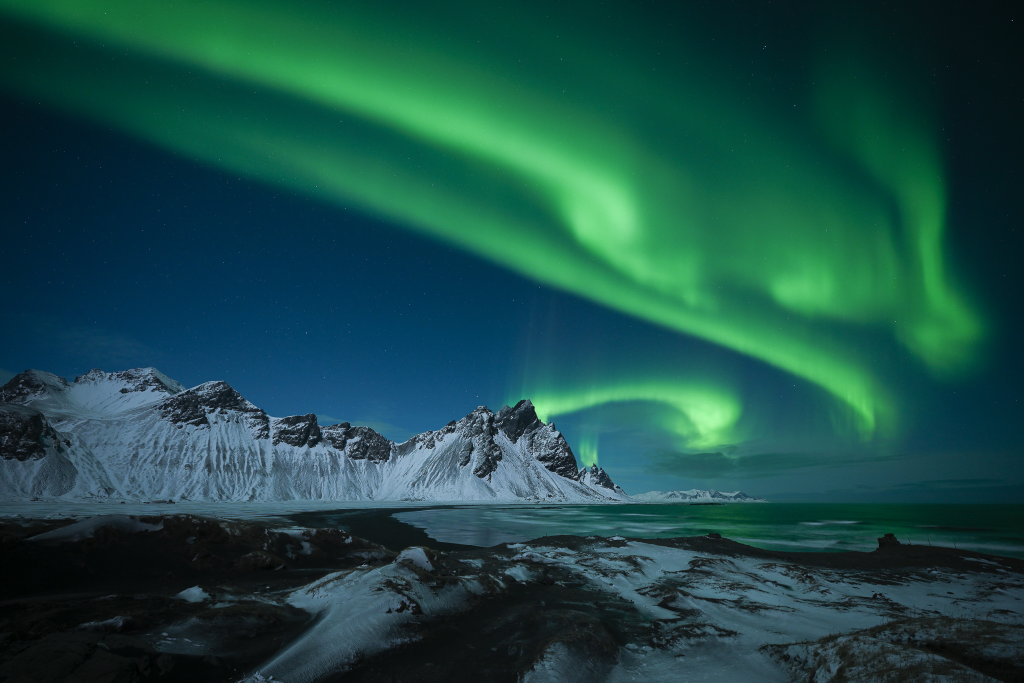
#> input picture lab4/sample_image.jpg, 2048 x 1365 px (shown at 1/2 size)
$ jupyter execute lab4.ipynb   (older library calls are emulated)
#> lines starting #> are read from the running program, lines starting #| are printed output that depends on the picture
Lab Task 1:
Advanced Edge Detection Techniques
Instructions:
•	Choose an image for testing.
•	Implement at least two additional edge detection techniques (e.g., Sobel, Scharr, Laplacian) using OpenCV.
•	Display the resulting images after applying each edge detection technique.
•	Provide a comparative analysis of the different edge detection methods used.

[cell 1]
import cv2
import numpy as np

# Load image or generate a synthetic one if missing
image = cv2.imread('sample_image.jpg')
#> image is the input picture: shape (1365, 2048, 3); mean B, G, R 71.2, 75.8, 26
if image is None:
    print("Image not found. Generating a synthetic test image with edges...")
    image = np.zeros((400, 400, 3), dtype=np.uint8)
    cv2.rectangle(image, (100, 100), (300, 300), (255, 255, 255), -1)
    cv2.circle(image, (200, 200), 50, (128, 128, 128), -1)

# Convert to grayscale (Edge detection works best on single-channel images)
gray = cv2.cvtColor(image, cv2.COLOR_BGR2GRAY)

# 1. Sobel Edge Detection (Combining X and Y gradients)
sobel_x = cv2.Sobel(gray, cv2.CV_64F, 1, 0, ksize=3)
sobel_y = cv2.Sobel(gray, cv2.CV_64F, 0, 1, ksize=3)
sobel_combined = cv2.convertScaleAbs(sobel_x) + cv2.convertScaleAbs(sobel_y)

# 2. Scharr Edge Detection (More sensitive than Sobel)
scharr_x = cv2.Scharr(gray, cv2.CV_64F, 1, 0)
scharr_y = cv2.Scharr(gray, cv2.CV_64F, 0, 1)
scharr_combined = cv2.convertScaleAbs(scharr_x) + cv2.convertScaleAbs(scharr_y)

# 3. Laplacian Edge Detection (Second derivative, detects all directions at once)
laplacian = cv2.Laplacian(gray, cv2.CV_64F)
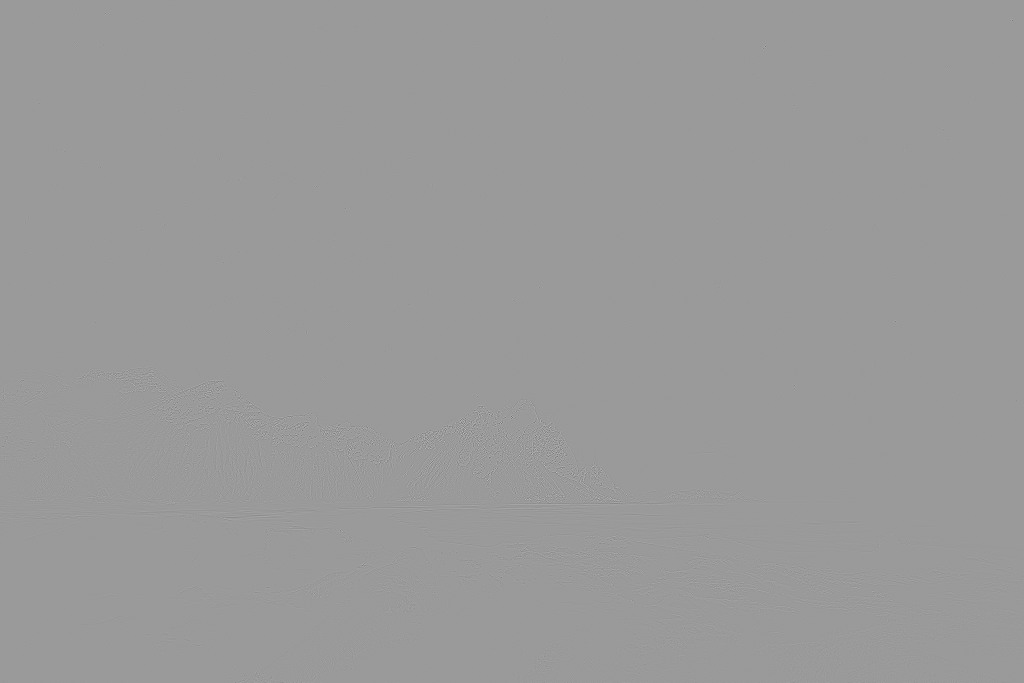
#> laplacian: shape (1365, 2048) float64 (shown at 1/2 size); min -713, max 467, mean 0; drawn with min black and max white
laplacian_abs = cv2.convertScaleAbs(laplacian)
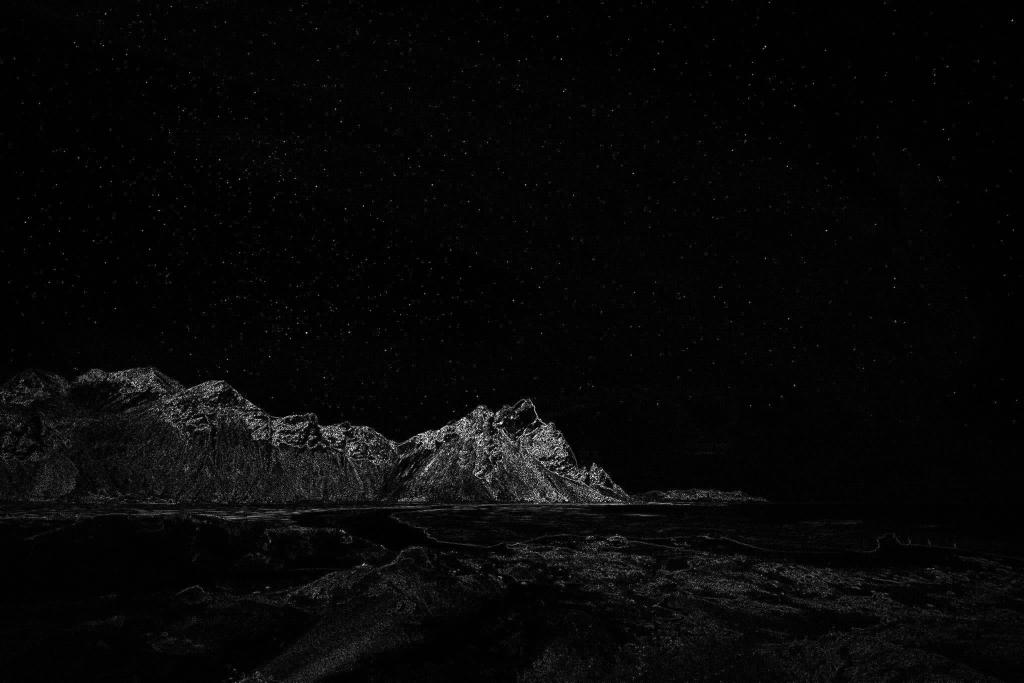
#> laplacian_abs: shape (1365, 2048) (shown at 1/2 size); min 0, max 255, mean 7.3

# Resize for display side-by-side
dim = (300, 300)
disp_gray = cv2.resize(gray, dim)
disp_sobel = cv2.resize(sobel_combined, dim)
disp_scharr = cv2.resize(scharr_combined, dim)
disp_laplacian = cv2.resize(laplacian_abs, dim)

# Add labels for clarity
cv2.putText(disp_gray, "Original Gray", (10, 30), cv2.FONT_HERSHEY_SIMPLEX, 0.7, (255, 255, 255), 2)
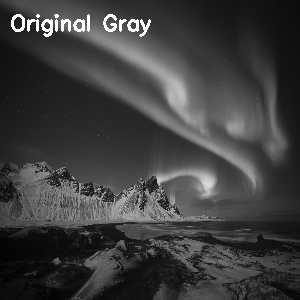
#> disp_gray: shape (300, 300); min 0, max 255, mean 62.4
cv2.putText(disp_sobel, "Sobel", (10, 30), cv2.FONT_HERSHEY_SIMPLEX, 0.7, (255, 255, 255), 2)
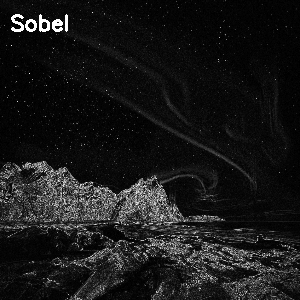
#> disp_sobel: shape (300, 300); min 0, max 255, mean 24.2
cv2.putText(disp_scharr, "Scharr", (10, 30), cv2.FONT_HERSHEY_SIMPLEX, 0.7, (255, 255, 255), 2)
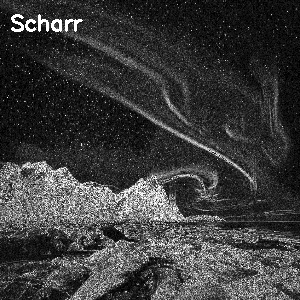
#> disp_scharr: shape (300, 300); min 0, max 255, mean 59
cv2.putText(disp_laplacian, "Laplacian", (10, 30), cv2.FONT_HERSHEY_SIMPLEX, 0.7, (255, 255, 255), 2)
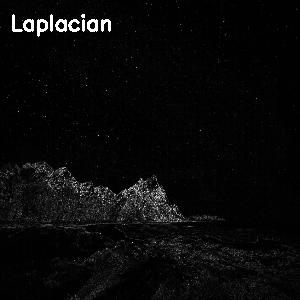
#> disp_laplacian: shape (300, 300); min 0, max 255, mean 9.2

# Combine images horizontally
row1 = np.hstack((disp_gray, disp_sobel))
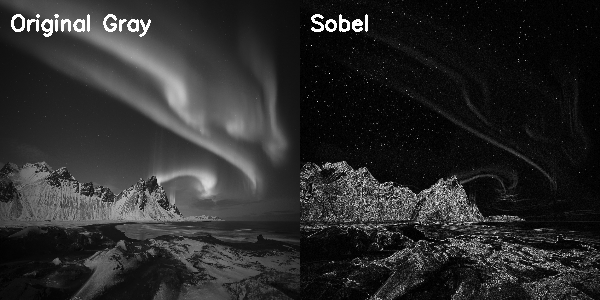
#> row1: shape (300, 600); min 0, max 255, mean 43.3
row2 = np.hstack((disp_scharr, disp_laplacian))
final_display = np.vstack((row1, row2))

# Print Comparative Analysis
print("\n--- COMPARATIVE ANALYSIS ---")
print("1. Sobel: Good for general edge detection. Uses a 3x3 kernel but can miss finer details.")
print("2. Scharr: Similar to Sobel but uses different weights. It captures higher frequency edges and is more sensitive to subtle gradients.")
print("3. Laplacian: Uses the second derivative. It highlights regions of rapid intensity change in all directions simultaneously but is highly sensitive to noise (which is why blurring first is crucial).")
print("----------------------------\n")

cv2.imshow('Task 1: Advanced Edge Detection', final_display)
cv2.waitKey(0)
cv2.destroyAllWindows()

Lab Task 2:
Instructions:
•	Select an image for testing.
•	Implement a custom blurring filter using convolution operations (you can use cv2.filter2D).
•	Display the image after applying the custom blurring filter. o Experiment with different kernel sizes and shapes.
•	Compare the results with the standard blurring techniques used in the previous lab activity.

[cell 2]
import cv2
import numpy as np

# Load image or generate a synthetic one if missing
image = cv2.imread('sample_image.jpg')
if image is None:
    print("Image not found. Generating a synthetic test image...")
    image = np.zeros((400, 400, 3), dtype=np.uint8)
    # Add noise to simulate real-world conditions requiring blur
    cv2.randn(image, (128, 128, 128), (50, 50, 50))
    cv2.rectangle(image, (100, 100), (300, 300), (0, 0, 255), -1)

# 1. Create a 5x5 custom averaging kernel
# A 5x5 matrix of ones, divided by 25 to normalize the weights (so the image doesn't blow out to white)
kernel_5x5 = np.ones((5, 5), np.float32) / 25.0
custom_blur_5 = cv2.filter2D(image, -1, kernel_5x5)

# 2. Create a much stronger 15x15 custom averaging kernel
kernel_15x15 = np.ones((15, 15), np.float32) / 225.0
custom_blur_15 = cv2.filter2D(image, -1, kernel_15x15)

# 3. Standard Gaussian Blur for comparison (5x5)
gaussian_blur = cv2.GaussianBlur(image, (5, 5), 0)

# Resize for clean side-by-side display
dim = (300, 300)
disp_orig = cv2.resize(image, dim)
disp_cust_5 = cv2.resize(custom_blur_5, dim)
disp_cust_15 = cv2.resize(custom_blur_15, dim)
disp_gauss = cv2.resize(gaussian_blur, dim)

# Add labels
cv2.putText(disp_orig, "Original", (10, 30), cv2.FONT_HERSHEY_SIMPLEX, 0.7, (255, 255, 255), 2)
#> disp_orig: shape (300, 300, 3); mean B, G, R 72.5, 76.9, 27.6
cv2.putText(disp_cust_5, "Custom 5x5 Filter", (10, 30), cv2.FONT_HERSHEY_SIMPLEX, 0.7, (255, 255, 255), 2)
#> disp_cust_5: shape (300, 300, 3); mean B, G, R 74, 78.2, 29.5
cv2.putText(disp_cust_15, "Custom 15x15 Filter", (10, 30), cv2.FONT_HERSHEY_SIMPLEX, 0.7, (255, 255, 255), 2)
#> disp_cust_15: shape (300, 300, 3); mean B, G, R 74.3, 78.5, 29.9
cv2.putText(disp_gauss, "Gaussian Blur 5x5", (10, 30), cv2.FONT_HERSHEY_SIMPLEX, 0.7, (255, 255, 255), 2)
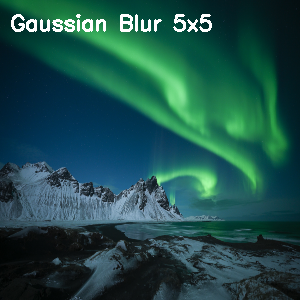
#> disp_gauss: shape (300, 300, 3); mean B, G, R 74.1, 78.3, 29.7

# Combine images into a 2x2 grid
row1 = np.hstack((disp_orig, disp_cust_5))
#> row1: shape (300, 600, 3)
row2 = np.hstack((disp_cust_15, disp_gauss))
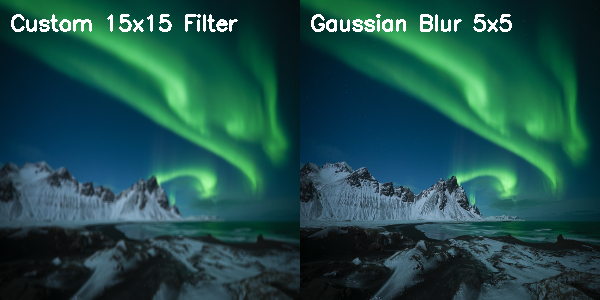
#> row2: shape (300, 600, 3); mean B, G, R 74.2, 78.4, 29.8
final_display = np.vstack((row1, row2))
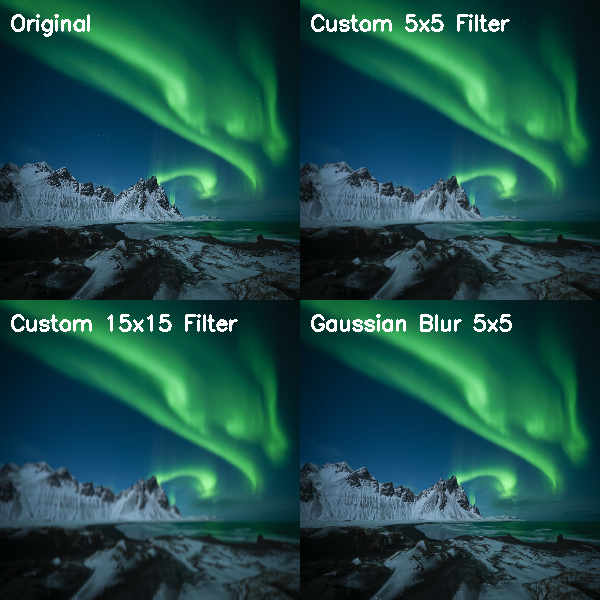
#> final_display: shape (600, 600, 3); mean B, G, R 73.7, 78, 29.2

print("\n--- KERNEL COMPARISON ---")
print("1. Custom 5x5 Filter: Applies a basic box blur. All pixels in the 5x5 grid are weighted equally.")
print("2. Custom 15x15 Filter: Uses a larger kernel. The blur is significantly stronger, wiping out smaller details.")
print("3. Gaussian Blur: Unlike the custom box filter, it uses a bell-curve weighting. Pixels closer to the center matter more, resulting in a 'smoother' and more natural-looking blur compared to the harsher filter2D box blur.")
print("-------------------------\n")

cv2.imshow('Task 2: Custom Filtering', final_display)
cv2.waitKey(0)
cv2.destroyAllWindows()
